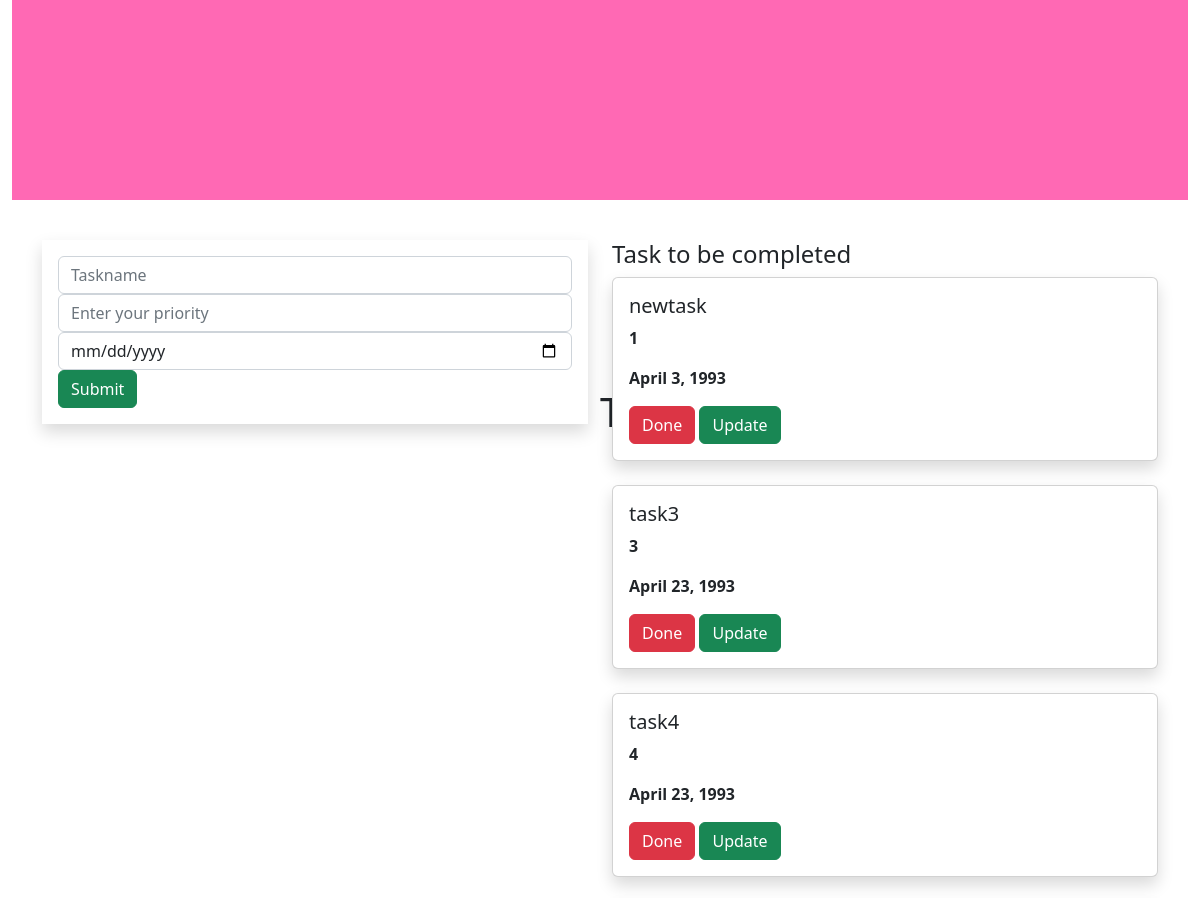
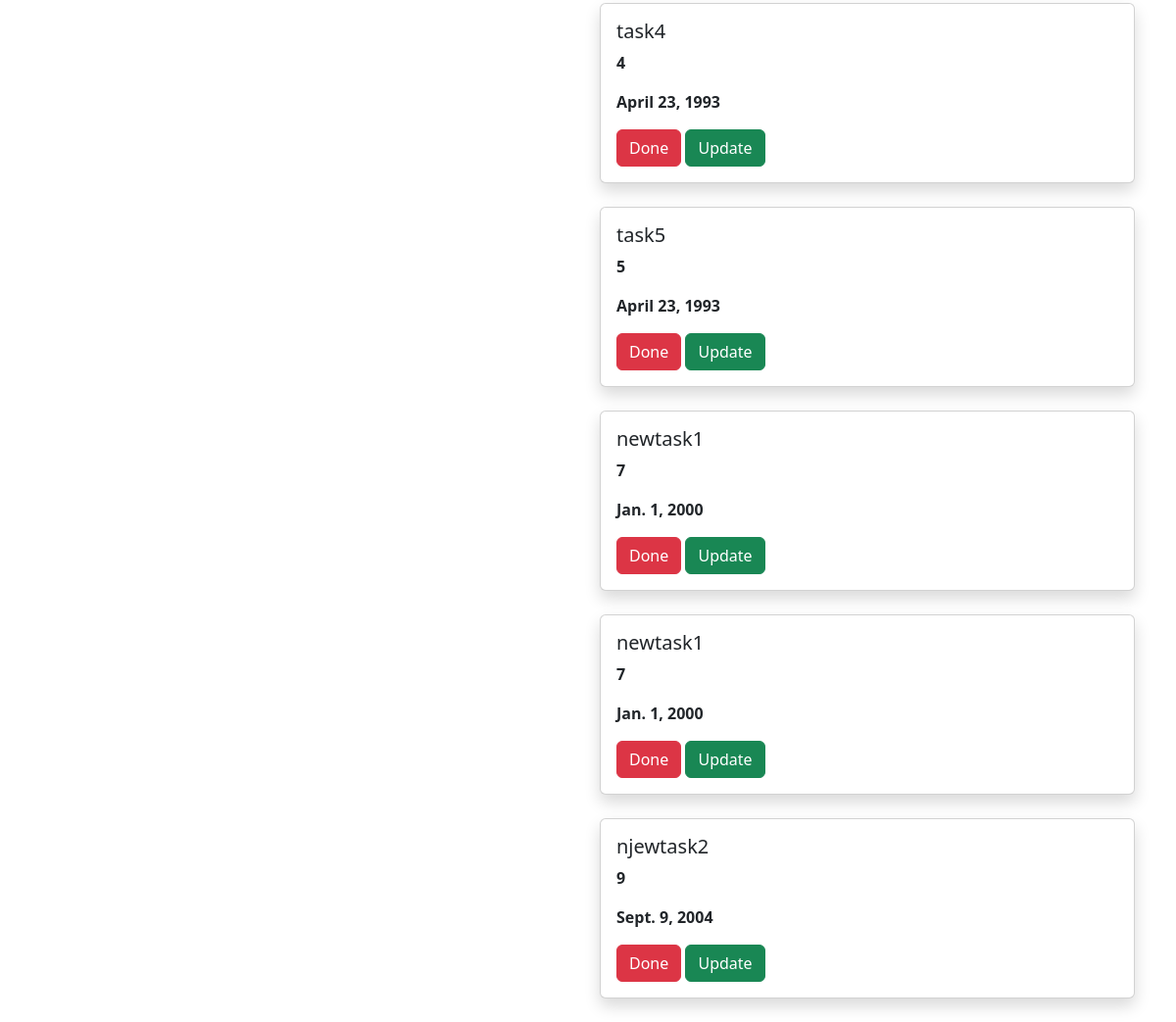
The page / on the database its author committed (2 pictures, top to bottom).
### todoapp/models.py (models this page shows, shortened)
class Task(models.Model):
    name = models.CharField(max_length=250)
    priority = models.IntegerField()
    date=models.DateField()

### todoapp/views.py (the view)
# urls.py: path('', views.add,name='add'),
def add(request):
    task1=Task.objects.all()
    if request.method=='POST':
        name=request.POST.get('task','')
        priority = request.POST.get('priority','' )
        date=request.POST.get('date','')
        task=Task(name=name, priority=priority,date=date)
        task.save()
    return render(request, 'home.html',{'task1':task1})

### templates/home.html (shortened to what this page needs)
{% extends 'base.html' %}
{% block content %}
<div class="container-fluid">
    <div class="row">
        <div class="col-md-12">
            <div class="banner">
                <div class="banner-text">
                    <h1>TODO</h1>
                </div>
            </div>
        </div>
    </div>
</div>
<div class="container">
     <div class="row">
       <div class="col-md-6">
           <form method="POST" class="p-3 shadow">
            <div class="form-group">
       <input type="text" class="form-control" name="task" placeholder="Taskname">
                <div class="form-group">
                   <input type="text" class="form-control" name="priority" placeholder="Enter your priority">
                    <div class="form-group">
                        <input type="date" class="form-control" name="date" placeholder="Enter your Date">
                    </div>
                   <input type="submit" class="btn btn-success">
                </div>
                </div>
           </form>
       </div>
         <div class="col-md-6">
              <h4> Task to be completed</h4>
              {% for i in task1 %}
             <div class="shadow card">
                 <div class="card-body">
                 <h5 class="card-title">{{i.name}}</h5>
                 <p><b>{{i.priority}}</b></p>
                     <p><b>{{i.date}}</b></p>
                 <a class="btn btn-danger" href="{% url 'delete' i.id %}">Done</a>
                     <a class="btn btn-success" href="{% url 'update' i.id %}">Update</a>
                  </div>
             </div>
             <br>
               {% endfor %}
         </div>
     </div>
</div>
{% endblock %}

### templates/base.html (shortened to what this page needs)
{% load static %}
<!DOCTYPE html>
<html lang="en">
<head>
  <link rel="stylesheet" href="https://cdn.jsdelivr.net/npm/bootstrap@5.2.3/dist/css/bootstrap.min.css">
    <link rel="stylesheet" href="{% static 'style.css' %}">
</head>
<body>
{% block content %}
{% endblock %}
</body>
</html>

### static/style.css (style rules this page uses)
.banner { background-color:hotpink; width:100%; height:200px; margin-bottom:40px; }
.banner-text { top:20%; left:50%; position:absolute; transform:transform; }

### rows shown on the page
Task: name "newtask", priority "1", date "April 3, 1993"
Task: name "task3", priority "3", date "April 23, 1993"
Task: name "task4", priority "4", date "April 23, 1993"
Task: name "task4", priority "4", date "April 23, 1993"
Task: name "task5", priority "5", date "April 23, 1993"
Task: name "newtask1", priority "7", date "Jan. 1, 2000"
Task: name "newtask1", priority "7", date "Jan. 1, 2000"
Task: name "njewtask2", priority "9", date "Sept. 9, 2004"
